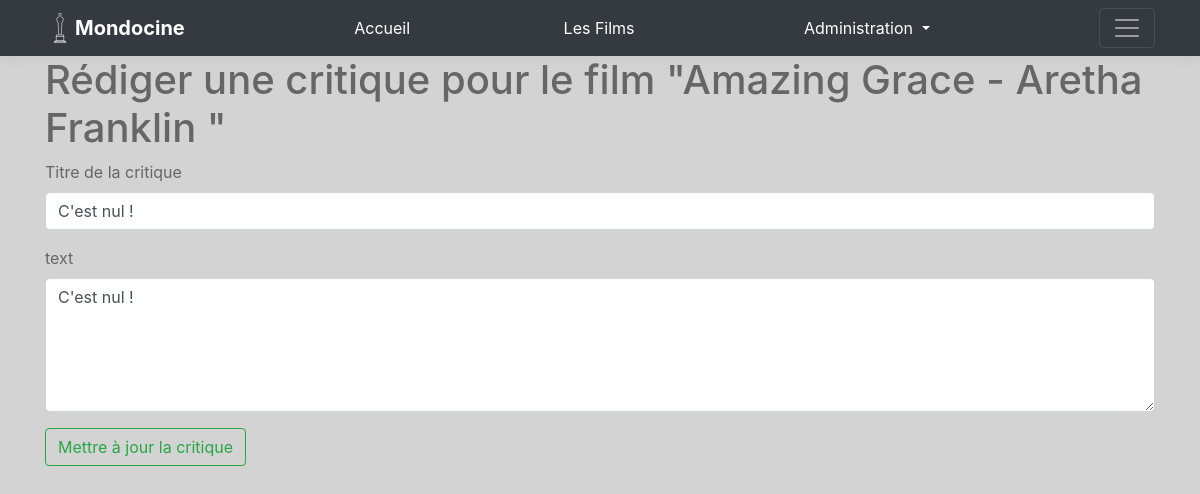
The app's page /addcritique/6/4 (signed in) with its own data.
### tables this page shows
CREATE TABLE IF NOT EXISTS `film` (
  `film_id` int(11) NOT NULL AUTO_INCREMENT,
  `film_titre` varchar(150) DEFAULT NULL,
  `film_date` date DEFAULT NULL,
  `film_sinopsys` text,
  `genre_id` int(11) NOT NULL,
  `film_image_name` varchar(150) NOT NULL,
  PRIMARY KEY (`film_id`),
  UNIQUE KEY `film_titre` (`film_titre`),
  KEY `fk_film_genre1_idx` (`genre_id`)
);

CREATE TABLE IF NOT EXISTS `critique` (
  `critique_id` int(11) NOT NULL AUTO_INCREMENT,
  `critique_titre` varchar(150) DEFAULT NULL,
  `critique_contenu` text,
  `isPublished` tinyint(4) NOT NULL DEFAULT '0',
  `critique_date` datetime DEFAULT NULL,
  `user_id` int(11) NOT NULL,
  `film_id` int(11) NOT NULL,
  PRIMARY KEY (`critique_id`),
  KEY `fk_critique_app_user_idx` (`user_id`),
  KEY `fk_critique_film1_idx` (`film_id`)
);

### autoload.php (called while the page is built, shortened)
<?php
function myAutoloader(string $className):void
{
    $className = str_replace("\\", '/', $className);
}

### src/Controller/AddCritiqueController.php (called while the page is built, shortened)
<?php
class AddCritiqueController
{
    public function addcritique(?int $critiqueId = 0):array
    {
        $critique = new Critique();
        $critiqueId = $this->addrecupId();
        $critiqueId=intval($critiqueId['critique_id']);
        if (isset($critiqueId) && $critiqueId != 0) {
            $critique = $critique->detailCritique($critiqueId,Critique::class);
        }
        return compact('errors', 'success', 'critique', 'formValidator', 'titre', 'contenu', 'valider');
    }
    public function addrecupId():array
    {
        $url = $_SERVER['REQUEST_URI'];
        $ids = explode('/',substr($url, 13));
        $filmId = $ids[0];
        return compact('filmId','critique_id');
    }
}

### src/Entity/Film.php (called while the page is built, shortened)
<?php
class Film
{
    private $film_titre;
    public function getFilmTitre(): string
    {
        return $this->film_titre  ?? '';
    }
    public function detailFilms(int $filmId, string $className):Film
    {
        $database = new Database();
        $query = "SELECT * FROM film NATURAL JOIN genre WHERE film_id = '" . $filmId . "'";
        $film = $database->queryUnique($query, $className);
        return $film;
    }
}

### src/Utilities/Database.php (called while the page is built, shortened)
<?php
class Database
{
    private $pdo;
    public function connect():void
    {
            $this->pdo = new PDO(
                'mysql:host=localhost;dbname=mondocine',
                'root',
                '',
                [
                    PDO::MYSQL_ATTR_INIT_COMMAND => "SET NAMES utf8mb4",
                    PDO::ATTR_ERRMODE => PDO::ERRMODE_EXCEPTION
                ]
            );
    }
    public function queryUnique(string $sql, string $classname)
    {
        $result = $this->pdo->query($sql);
        return $result->fetchObject($classname);
    }
}

### src/Entity/Critique.php (called while the page is built, shortened)
<?php
class Critique
{
    public function detailCritique(int $critiqueId, string $className):Critique
    {
        $database = new Database();
        $query = "SELECT * FROM critique WHERE critique_id = '" . $critiqueId . "'";
        $critique = $database->queryUnique($query, $className);
        return $critique;
    }
}

### templates/addCritique.php (the view, shortened to what this page needs)
<?php
$controller = new AddCritiqueController();
$transport = $controller->addrecupId();
extract($transport);
$film = new Film();
$filmdetails=$film->detailFilms($filmId,Film::class);
$datas = $controller->addcritique();
extract($datas);
?>
    <main class="container">
        <h1>Rédiger une critique pour le film "<?= $filmdetails->getFilmTitre();?>"</h1>
        <form method="post">
            <?= $formValidator->generateInputText('critique_titre', 'text','Titre de la critique',$errors, $titre) ?>
            <?= $formValidator->generateInputTextarea('critique_contenu', 'text',5,$errors, $contenu) ?>
            <input type="submit" value="<?=$valider;?>" class="btn btn-outline-success">
        </form>
    </main>

### src/Utilities/FormValidator.php (shortened to what this page needs)
<?php
class FormValidator{
    public function generateInputText(string $key, string $type, string $label, array $errors, ?string $defaultValue=''): string {
        $isError = array_key_exists($key, $errors) && !empty($errors[$key])? 'is-invalid' : '';
        $value = $defaultValue;
        $error = $errors[$key] ?? "";
        return <<<EOT
<div class="form-group">
<label for="$key">$label</label>
<input  type="$type"
        class="form-control $isError"
        id="$key" name="$key" value="$value">
<div class="invalid-feedback">$error</div>
</div>
EOT;
    }
    public function generateInputTextArea(string $key, string $label, int $lignes, array $errors, ?string $defaultValue=''): string {
        $value = $defaultValue;
        $error = $errors[$key] ?? "";
        return <<<EOT
<div class="form-group">
<label for="$key">$label</label>
<textarea class="form-control" id="$key" name="$key" rows="$lignes">$value</textarea>
<div class="invalid-feedback">$error</div>
</div>
EOT;
    }
}

### public/css/style.css (style rules this page uses)
* { margin:0; padding:0; box-sizing:border-box; }
body { color:#666; }
:root { --jumbotron-padding-y: 0.5rem; }

### records on screen
film: film_titre "Amazing Grace - Aretha Franklin"
critique: critique_titre "C'est nul !", critique_contenu "C'est nul !"

### other values on screen
$label "Titre de la critique"
$label "text"
